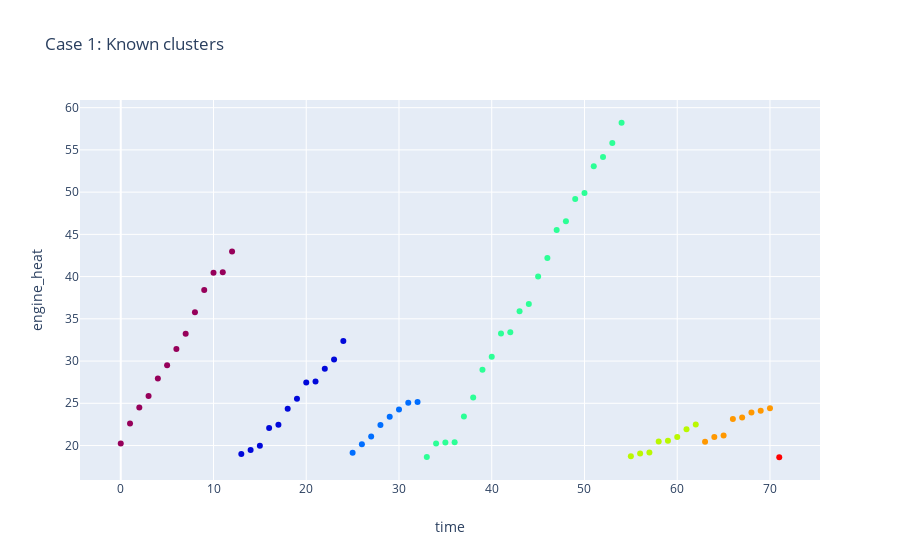

Source (notebook cell):
### Markdown cell above
### Generate data

### Code cell
#Generate data for case1 from the initial data
df_case1 = df_init.copy()
df_case1 = m.generate_engine_heat_1(df_case1)

#Plot the data
m.plot_heat_2d(df_case1, plot_title="Case 1: Known clusters")

### Figure 1 — Plotly figure (JSON) as saved in the notebook; plotly's stock layout.template omitted (floating-point values rounded to 4 significant figures)
{"data": [{"marker": {"color": [1, 1, 1, 1, 1, 1, 1, 1, 1, 1, 1, 1, 1, 2, 2, 2, 2, 2, 2, 2, 2, 2, 2, 2, 2, 3, 3, 3, 3, 3, 3, 3, 3, 4, 4, 4, 4, 4, 4, 4, 4, 4, 4, 4, 4, 4, 4, 4, 4, 4, 4, 4, 4, 4, 4, 5, 5, 5, 5, 5, 5, 5, 5, 6, 6, 6, 6, 6, 6, 6, 6, 7], "colorscale": [[0, "rgb(150,0,90)"], [0.125, "rgb(0,0,200)"], [0.25, "rgb(0,25,255)"], [0.375, "rgb(0,152,255)"], [0.5, "rgb(44,255,150)"], [0.625, "rgb(151,255,0)"], [0.75, "rgb(255,234,0)"], [0.875, "rgb(255,111,0)"], [1, "rgb(255,0,0)"]]}, "mode": "markers", "text": ["Cluster id: 1<br>Cluster rank: 7", "Cluster id: 1<br>Cluster rank: 7", "Cluster id: 1<br>Cluster rank: 7", "Cluster id: 1<br>Cluster rank: 7", "Cluster id: 1<br>Cluster rank: 7", "Cluster id: 1<br>Cluster rank: 7", "Cluster id: 1<br>Cluster rank: 7", "Cluster id: 1<br>Cluster rank: 7", "Cluster id: 1<br>Cluster rank: 7", "Cluster id: 1<br>Cluster rank: 7", "Cluster id: 1<br>Cluster rank: 7", "Cluster id: 1<br>Cluster rank: 7", "Cluster id: 1<br>Cluster rank: 7", "Cluster id: 2<br>Cluster rank: 6", "Cluster id: 2<br>Cluster rank: 6", "Cluster id: 2<br>Cluster rank: 6", "Cluster id: 2<br>Cluster rank: 6", "Cluster id: 2<br>Cluster rank: 6", "Cluster id: 2<br>Cluster rank: 6", "Cluster id: 2<br>Cluster rank: 6", "Cluster id: 2<br>Cluster rank: 6", "Cluster id: 2<br>Cluster rank: 6", "Cluster id: 2<br>Cluster rank: 6", "Cluster id: 2<br>Cluster rank: 6", "Cluster id: 2<br>Cluster rank: 6", "Cluster id: 3<br>Cluster rank: 4", "Cluster id: 3<br>Cluster rank: 4", "Cluster id: 3<br>Cluster rank: 4", "Cluster id: 3<br>Cluster rank: 4", "Cluster id: 3<br>Cluster rank: 4", "Cluster id: 3<br>Cluster rank: 4", "Cluster id: 3<br>Cluster rank: 4", "Cluster id: 3<br>Cluster rank: 4", "Cluster id: 4<br>Cluster rank: 11", "Cluster id: 4<br>Cluster rank: 11", "Cluster id: 4<br>Cluster rank: 11", "Cluster id: 4<br>Cluster rank: 11", "Cluster id: 4<br>Cluster rank: 11", "Cluster id: 4<br>Cluster rank: 11", "Cluster id: 4<br>Cluster rank: 11", "Cluster id: 4<br>Cluster rank: 11", "Cluster id: 4<br>Cluster rank: 11", "Cluster id: 4<br>Cluster rank: 11", "Cluster id: 4<br>Cluster rank: 11", "Cluster id: 4<br>Cluster rank: 11", "Cluster id: 4<br>Cluster rank: 11", "Cluster id: 4<br>Cluster rank: 11", "Cluster id: 4<br>Cluster rank: 11", "Cluster id: 4<br>Cluster rank: 11", "Cluster id: 4<br>Cluster rank: 11", "Cluster id: 4<br>Cluster rank: 11", "Cluster id: 4<br>Cluster rank: 11", "Cluster id: 4<br>Cluster rank: 11", "Cluster id: 4<br>Cluster rank: 11", "Cluster id: 4<br>Cluster rank: 11", "Cluster id: 5<br>Cluster rank: 4", "Cluster id: 5<br>Cluster rank: 4", "Cluster id: 5<br>Cluster rank: 4", "Cluster id: 5<br>Cluster rank: 4", "Cluster id: 5<br>Cluster rank: 4", "Cluster id: 5<br>Cluster rank: 4", "Cluster id: 5<br>Cluster rank: 4", "Cluster id: 5<br>Cluster rank: 4", "Cluster id: 6<br>Cluster rank: 4", "Cluster id: 6<br>Cluster rank: 4", "Cluster id: 6<br>Cluster rank: 4", "Cluster id: 6<br>Cluster rank: 4", "Cluster id: 6<br>Cluster rank: 4", "Cluster id: 6<br>Cluster rank: 4", "Cluster id: 6<br>Cluster rank: 4", "Cluster id: 6<br>Cluster rank: 4", "Cluster id: 7<br>Cluster rank: 1"], "type": "scatter", "x": [0, 1, 2, 3, 4, 5, 6, 7, 8, 9, 10, 11, 12, 13, 14, 15, 16, 17, 18, 19, 20, 21, 22, 23, 24, 25, 26, 27, 28, 29, 30, 31, 32, 33, 34, 35, 36, 37, 38, 39, 40, 41, 42, 43, 44, 45, 46, 47, 48, 49, 50, 51, 52, 53, 54, 55, 56, 57, 58, 59, 60, 61, 62, 63, 64, 65, 66, 67, 68, 69, 70, 71], "y": [20.25, 22.6, 24.49, 25.86, 27.94, 29.49, 31.44, 33.22, 35.79, 38.4, 40.46, 40.53, 42.96, 19.01, 19.47, 19.97, 22.09, 22.47, 24.37, 25.55, 27.47, 27.58, 29.1, 30.18, 32.38, 19.14, 20.15, 21.08, 22.44, 23.41, 24.26, 25.06, 25.15, 18.65, 20.23, 20.35, 20.37, 23.44, 25.68, 28.96, 30.52, 33.25, 33.42, 35.89, 36.76, 40.0, 42.21, 45.5, 46.57, 49.18, 49.89, 53.05, 54.16, 55.82, 58.21, 18.74, 19.06, 19.17, 20.47, 20.55, 21.01, 21.92, 22.49, 20.46, 21.01, 21.2, 23.15, 23.33, 23.91, 24.13, 24.41, 18.61]}], "layout": {"title": {"text": "Case 1: Known clusters"}, "xaxis": {"title": {"text": "time"}}, "yaxis": {"title": {"text": "engine_heat"}}}}
